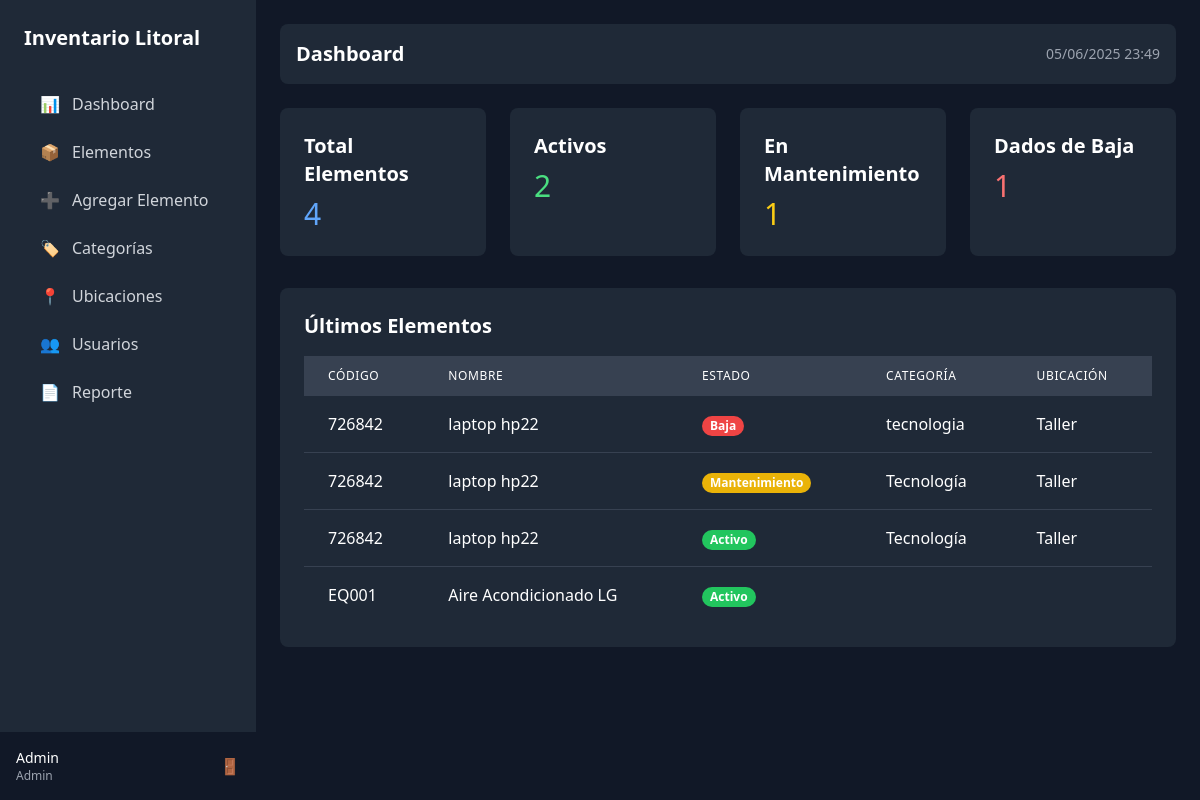
Page /public/dashboard.php (signed in) on the committed database.
### tables this page shows
CREATE TABLE `elementos` (
  `id` int(11) NOT NULL,
  `codigo` varchar(20) NOT NULL,
  `nombre` varchar(100) NOT NULL,
  `estado` enum('activo','mantenimiento','baja') NOT NULL DEFAULT 'activo',
  `precio` decimal(12,2) NOT NULL,
  `notas` text DEFAULT NULL,
  `creado_en` timestamp NOT NULL DEFAULT current_timestamp(),
  `categoria_id` int(11) DEFAULT NULL,
  `ubicacion_id` int(11) DEFAULT NULL
);

CREATE TABLE `categorias` (
  `id` int(11) NOT NULL,
  `nombre` varchar(100) NOT NULL
);

CREATE TABLE `ubicaciones` (
  `id` int(11) NOT NULL,
  `nombre` varchar(100) NOT NULL
);

### public/dashboard.php (the view, shortened to what this page needs)
<?php
require_once '../config/database.php';
$stmt = $pdo->query("
    SELECT estado, COUNT(*) as cantidad
    FROM elementos
    GROUP BY estado
");
$estados = [
    'activo' => 0,
    'mantenimiento' => 0,
    'baja' => 0
];
while ($row = $stmt->fetch()) {
    $estados[$row['estado']] = $row['cantidad'];
}
$total = array_sum($estados);
$stmt = $pdo->query("
    SELECT e.*, c.nombre AS categoria, u.nombre AS ubicacion
    FROM elementos e
    LEFT JOIN categorias c ON e.categoria_id = c.id
    LEFT JOIN ubicaciones u ON e.ubicacion_id = u.id
    ORDER BY e.creado_en DESC LIMIT 5
");
$elementos = $stmt->fetchAll();
include '../includes/header.php';
?>
<div class="grid grid-cols-1 md:grid-cols-4 gap-6 mb-8">
    <div class="bg-gray-800 p-6 rounded-lg">
        <h3 class="text-xl font-bold text-white mb-2">Total Elementos</h3>
        <p class="text-3xl text-blue-400"><?= $total ?></p>
    </div>
    <div class="bg-gray-800 p-6 rounded-lg">
        <h3 class="text-xl font-bold text-white mb-2">Activos</h3>
        <p class="text-3xl text-green-400"><?= $estados['activo'] ?></p>
    </div>
    <div class="bg-gray-800 p-6 rounded-lg">
        <h3 class="text-xl font-bold text-white mb-2">En Mantenimiento</h3>
        <p class="text-3xl text-yellow-400"><?= $estados['mantenimiento'] ?></p>
    </div>
    <div class="bg-gray-800 p-6 rounded-lg">
        <h3 class="text-xl font-bold text-white mb-2">Dados de Baja</h3>
        <p class="text-3xl text-red-400"><?= $estados['baja'] ?></p>
    </div>
</div>
<div class="bg-gray-800 rounded-lg p-6">
    <h2 class="text-xl font-bold text-white mb-4">Últimos Elementos</h2>
    <div class="overflow-x-auto">
        <table class="min-w-full">
            <thead>
                <tr class="bg-gray-700">
                    <th class="px-6 py-3 text-left text-xs font-medium text-white uppercase tracking-wider">Código</th>
                    <th class="px-6 py-3 text-left text-xs font-medium text-white uppercase tracking-wider">Nombre</th>
                    <th class="px-6 py-3 text-left text-xs font-medium text-white uppercase tracking-wider">Estado</th>
                    <th class="px-6 py-3 text-left text-xs font-medium text-white uppercase tracking-wider">Categoría</th>
                    <th class="px-6 py-3 text-left text-xs font-medium text-white uppercase tracking-wider">Ubicación</th>
                </tr>
            </thead>
            <tbody class="bg-gray-800 divide-y divide-gray-700">
                <?php foreach($elementos as $elemento): ?>
                <tr>
                    <td class="px-6 py-4 whitespace-nowrap text-white"><?= htmlspecialchars($elemento['codigo']) ?></td>
                    <td class="px-6 py-4 whitespace-nowrap text-white"><?= htmlspecialchars($elemento['nombre']) ?></td>
                    <td class="px-6 py-4 whitespace-nowrap">
                        <span class="px-2 inline-flex text-xs leading-5 font-semibold rounded-full
                            <?= $elemento['estado'] === 'activo' ? 'bg-green-500' : ($elemento['estado'] === 'mantenimiento' ? 'bg-yellow-500' : 'bg-red-500') ?> text-white">
                            <?= ucfirst($elemento['estado']) ?>
                        </span>
                    </td>
                    <td class="px-6 py-4 whitespace-nowrap text-white"><?= htmlspecialchars($elemento['categoria']) ?></td>
                    <td class="px-6 py-4 whitespace-nowrap text-white"><?= htmlspecialchars($elemento['ubicacion']) ?></td>
                </tr>
                <?php endforeach; ?>
            </tbody>
        </table>
    </div>
</div>
<?php include '../includes/footer.php'; ?>

### includes/header.php (shortened to what this page needs)
<!DOCTYPE html>
<html lang="es">
<head>
    <script src="https://cdn.tailwindcss.com"></script>
</head>
<body class="bg-gray-900 min-h-screen">
<div class="flex min-h-screen">
    <aside class="w-64 bg-gray-800 text-white flex-shrink-0">
        <div class="p-6">
            <h2 class="text-xl font-bold mb-8">Inventario Litoral</h2>
            <nav class="space-y-2">
                <a href="dashboard.php" class="flex items-center px-4 py-2 text-gray-300 hover:bg-gray-700 hover:text-white rounded-lg transition duration-200">
                    <span class="mr-3">📊</span>
                    Dashboard
                </a>
                <a href="elementos.php" class="flex items-center px-4 py-2 text-gray-300 hover:bg-gray-700 hover:text-white rounded-lg transition duration-200">
                    <span class="mr-3">📦</span>
                    Elementos
                </a>
                <a href="elemento_add.php" class="flex items-center px-4 py-2 text-gray-300 hover:bg-gray-700 hover:text-white rounded-lg transition duration-200">
                    <span class="mr-3">➕</span>
                    Agregar Elemento
                </a>
                <a href="categorias.php" class="flex items-center px-4 py-2 text-gray-300 hover:bg-gray-700 hover:text-white rounded-lg transition duration-200">
                    <span class="mr-3">🏷️</span>
                    Categorías
                </a>
                <a href="ubicaciones.php" class="flex items-center px-4 py-2 text-gray-300 hover:bg-gray-700 hover:text-white rounded-lg transition duration-200">
                    <span class="mr-3">📍</span>
                    Ubicaciones
                </a>
                <?php if(isset($_SESSION['usuario']) && $_SESSION['usuario']['rol'] === 'admin'): ?>
                <a href="usuarios.php" class="flex items-center px-4 py-2 text-gray-300 hover:bg-gray-700 hover:text-white rounded-lg transition duration-200">
                    <span class="mr-3">👥</span>
                    Usuarios
                </a>
                <?php endif; ?>
                <a href="reporte.php" class="flex items-center px-4 py-2 text-gray-300 hover:bg-gray-700 hover:text-white rounded-lg transition duration-200"><span class="mr-3">📄</span>Reporte</a>
            </nav>
        </div>
        <div class="absolute bottom-0 w-64 p-4 bg-gray-900">
            <?php if(isset($_SESSION['usuario'])): ?>
                <div class="flex items-center">
                    <div class="flex-1">
                        <p class="text-sm font-medium text-white"><?= htmlspecialchars($_SESSION['usuario']['nombre']) ?></p>
                        <p class="text-xs text-gray-400"><?= ucfirst($_SESSION['usuario']['rol']) ?></p>
                    </div>
                    <a href="logout.php" class="text-gray-400 hover:text-white ml-2" title="Salir">
                        <span>🚪</span>
                    </a>
                </div>
            <?php endif; ?>
        </div>
    </aside>
    <main class="flex-1 bg-gray-900 p-6">
        <header class="bg-gray-800 text-white p-4 rounded-lg mb-6">
            <div class="flex justify-between items-center">
                <h1 class="text-xl font-semibold">
                    <?php
                    $current_page = basename($_SERVER['PHP_SELF'], '.php');
                    echo ucfirst(str_replace('_', ' ', $current_page));
                    ?>
                </h1>
                <div class="text-sm text-gray-400">
                    <?= date('d/m/Y H:i') ?>
                </div>
            </div>
        </header>

### includes/footer.php
  </main>
</div>
</body>
</html>

### rows in the picture
elementos: codigo "726842", nombre "laptop hp22", estado "Baja", categoria.nombre "tecnologia", ubicacion.nombre "Taller"
elementos: codigo "726842", nombre "laptop hp22", estado "Mantenimiento", categoria.nombre "Tecnología", ubicacion.nombre "Taller"
elementos: codigo "726842", nombre "laptop hp22", estado "Activo", categoria.nombre "Tecnología", ubicacion.nombre "Taller"
elementos: codigo "EQ001", nombre "Aire Acondicionado LG", estado "Activo"

### other values in the picture
$_SESSION['usuario']['nombre'] "Admin"
$_SESSION['usuario']['rol'] "Admin"
str_replace('_', ' ', $current_page) "Dashboard"
$total "4"
$estados['activo'] "2"
$estados['mantenimiento'] "1"
$estados['baja'] "1"
